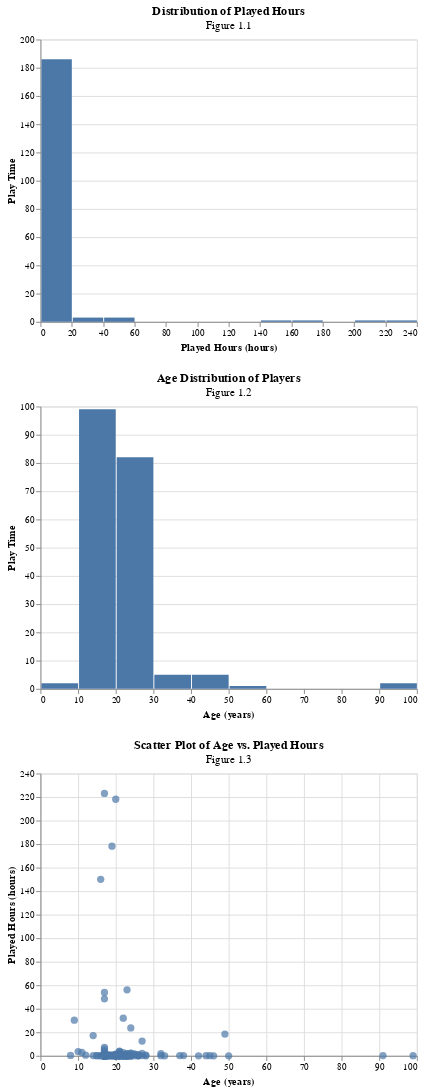

Notebook code cell kept with this figure:
### Markdown cell above
The relationship between the relavent variables are visualized and inspected via graphs.

### Code cell
played_hours_chart = alt.Chart(players_df).mark_bar().encode(
    alt.X('played_hours:Q', bin=alt.Bin(maxbins=20), title='Played Hours (hours)'),
    alt.Y('count()', title='Play Time')
).properties(
    title={'text': 'Distribution of Played Hours',
           'subtitle': 'Figure 1.1'},
    width=400,
    height=300
)

age_distribution_chart = alt.Chart(players_df).mark_bar().encode(
    alt.X('age:Q', bin=alt.Bin(maxbins=10), title='Age (years)'),
    alt.Y('count()', title='Play Time')
).properties(
    title={'text': 'Age Distribution of Players',
            'subtitle': 'Figure 1.2'},
    width=400,
    height=300
)

scatter_chart = alt.Chart(players_df).mark_circle(size=60).encode(
    alt.X('age:Q', title='Age (years)'),
    alt.Y('played_hours:Q', title='Played Hours (hours)'),
    tooltip=['age', 'played_hours']
).properties(
    title={'text': 'Scatter Plot of Age vs. Played Hours',
           'subtitle': 'Figure 1.3'},
    width=400,
    height=300
)

played_hours_chart & age_distribution_chart & scatter_chart

### Figure 1 — Vega-Lite specification as saved in the notebook (floating-point values rounded to 4 significant figures; data arrays with more than 128 entries replaced by an {"elided": "..."} marker saying what was removed)
{"config": {"view": {"continuousWidth": 300, "continuousHeight": 300}}, "vconcat": [{"mark": {"type": "bar"}, "encoding": {"x": {"bin": {"maxbins": 20}, "field": "played_hours", "title": "Played Hours (hours)", "type": "quantitative"}, "y": {"aggregate": "count", "title": "Play Time", "type": "quantitative"}}, "height": 300, "title": {"text": "Distribution of Played Hours", "subtitle": "Figure 1.1"}, "width": 400}, {"mark": {"type": "bar"}, "encoding": {"x": {"bin": {"maxbins": 10}, "field": "age", "title": "Age (years)", "type": "quantitative"}, "y": {"aggregate": "count", "title": "Play Time", "type": "quantitative"}}, "height": 300, "title": {"text": "Age Distribution of Players", "subtitle": "Figure 1.2"}, "width": 400}, {"mark": {"type": "circle", "size": 60}, "encoding": {"tooltip": [{"field": "age", "type": "quantitative"}, {"field": "played_hours", "type": "quantitative"}], "x": {"field": "age", "title": "Age (years)", "type": "quantitative"}, "y": {"field": "played_hours", "title": "Played Hours (hours)", "type": "quantitative"}}, "height": 300, "title": {"text": "Scatter Plot of Age vs. Played Hours", "subtitle": "Figure 1.3"}, "width": 400}], "data": {"name": "data-5ed4194a842caecf700eb109c7b4a004"}, "$schema": "https://vega.github.io/schema/vega-lite/v5.20.1.json", "datasets": {"data-5ed4194a842caecf700eb109c7b4a004": {"elided": "196 records"}}}
